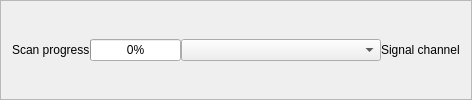
           <widget class="QFrame" name="frame_9">
            <property name="sizePolicy">
             <sizepolicy hsizetype="Minimum" vsizetype="Minimum">
              <horstretch>0</horstretch>
              <verstretch>0</verstretch>
             </sizepolicy>
            </property>
            <property name="minimumSize">
             <size>
              <width>400</width>
              <height>100</height>
             </size>
            </property>
            <property name="maximumSize">
             <size>
              <width>800</width>
              <height>120</height>
             </size>
            </property>
            <property name="frameShape">
             <enum>QFrame::StyledPanel</enum>
            </property>
            <property name="frameShadow">
             <enum>QFrame::Sunken</enum>
            </property>
            <layout class="QHBoxLayout" name="horizontalLayout_20">
             <item>
              <layout class="QHBoxLayout" name="horizontalLayout_7">
               <property name="spacing">
                <number>0</number>
               </property>
               <item>
                <layout class="QHBoxLayout" name="horizontalLayout_14">
                 <item>
                  <widget class="QLabel" name="scanprogress_label">
                   <property name="sizePolicy">
                    <sizepolicy hsizetype="Minimum" vsizetype="Minimum">
                     <horstretch>0</horstretch>
                     <verstretch>0</verstretch>
                    </sizepolicy>
                   </property>
                   <property name="minimumSize">
                    <size>
                     <width>50</width>
                     <height>20</height>
                    </size>
                   </property>
                   <property name="maximumSize">
                    <size>
                     <width>100</width>
                     <height>22</height>
                    </size>
                   </property>
                   <property name="text">
                    <string>Scan progress</string>
                   </property>
                  </widget>
                 </item>
                 <item>
                  <widget class="QProgressBar" name="scan_progressBar">
                   <property name="sizePolicy">
                    <sizepolicy hsizetype="Minimum" vsizetype="Minimum">
                     <horstretch>0</horstretch>
                     <verstretch>0</verstretch>
                    </sizepolicy>
                   </property>
                   <property name="minimumSize">
                    <size>
                     <width>50</width>
                     <height>20</height>
                    </size>
                   </property>
                   <property name="maximumSize">
                    <size>
                     <width>200</width>
                     <height>22</height>
                    </size>
                   </property>
                   <property name="value">
                    <number>0</number>
                   </property>
                   <property name="invertedAppearance">
                    <bool>false</bool>
                   </property>
                  </widget>
                 </item>
                </layout>
               </item>
               <item>
                <layout class="QHBoxLayout" name="horizontalLayout_15">
                 <item>
                  <widget class="QComboBox" name="signal_box">
                   <property name="sizePolicy">
                    <sizepolicy hsizetype="Minimum" vsizetype="Minimum">
                     <horstretch>0</horstretch>
                     <verstretch>0</verstretch>
                    </sizepolicy>
                   </property>
                   <property name="minimumSize">
                    <size>
                     <width>200</width>
                     <height>20</height>
                    </size>
                   </property>
                   <property name="maximumSize">
                    <size>
                     <width>300</width>
                     <height>22</height>
                    </size>
                   </property>
                  </widget>
                 </item>
                 <item>
                  <widget class="QLabel" name="sigchannel_label">
                   <property name="sizePolicy">
                    <sizepolicy hsizetype="Minimum" vsizetype="Minimum">
                     <horstretch>0</horstretch>
                     <verstretch>0</verstretch>
                    </sizepolicy>
                   </property>
                   <property name="minimumSize">
                    <size>
                     <width>50</width>
                     <height>20</height>
                    </size>
                   </property>
                   <property name="maximumSize">
                    <size>
                     <width>100</width>
                     <height>22</height>
                    </size>
                   </property>
                   <property name="text">
                    <string>Signal channel</string>
                   </property>
                  </widget>
                 </item>
                </layout>
               </item>
              </layout>
             </item>
            </layout>
           </widget>
